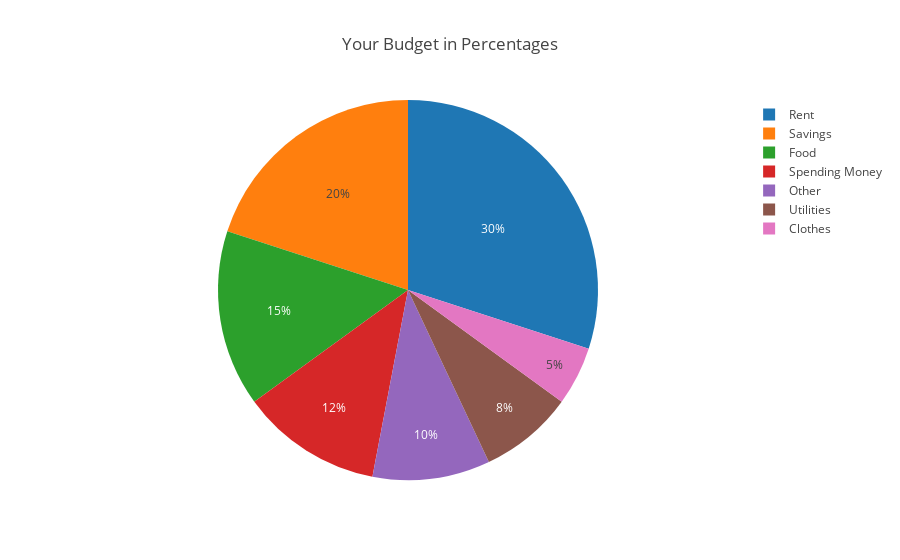
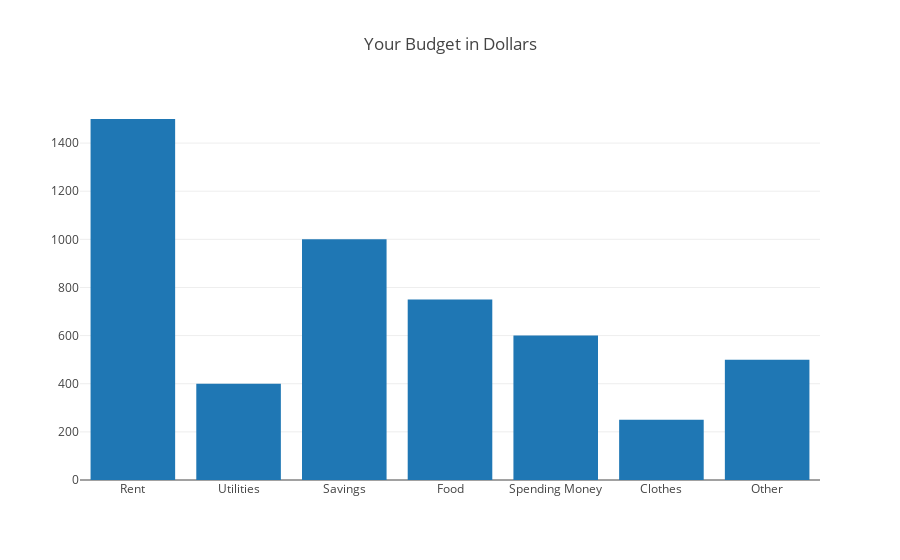

Notebook source saved alongside these figures, in order:
### Markdown cell above
<h1><a name="graph" style="text-decoration: none; color: black;">Graphing Your Budget</a></h1>

Once you have gone through the budgeting process, it may be useful to see how your expenses are distributed, similar to the graphs above. Below you can enter your own data once you've built your budget! Look to see how it is distributed. Please note that any additional categories you have can just be combined into "Other", and make sure the percentages total to 1.

### Code cell
# Enter your expenses below as percentages (Decimal form) and your total income to see how they compare to each other.
# Run this code block once you change your values to display the graphs.

# Total income per month.
total_income = 5000

# Rent or mortgage.
rent = 0.30

# Utilities such as internet, water, electricity, etc.
utilities = 0.08

# Savings.
savings = 0.20

# Monthly food costs.
food = 0.15

# Spending money for going out with friends, buying things you want, etc.
spending_money = 0.12

# Cost for new clothes.
clothes = 0.05

# Other expenses such as gym memberships, etc.
other = 0.10

# If you are interested in seeing how the code works, open chart.py in the src folder.
# Be careful of making changes! Any changes may break the code. Of course, you can always undo changes.
import src.chart as sc
sc.graphing(total_income, rent, utilities, savings, food, spending_money, clothes, other)

### Figure 1 — Plotly figure (JSON) as saved in the notebook; plotly's stock layout.template omitted (floating-point values rounded to 4 significant figures)
{"data": [{"labels": ["Rent", "Utilities", "Savings", "Food", "Spending Money", "Clothes", "Other"], "type": "pie", "uid": "13d6a37c-9a71-11e8-8616-28cfe9142f7f", "values": [0.3, 0.08, 0.2, 0.15, 0.12, 0.05, 0.1]}], "layout": {"title": "Your Budget in Percentages"}}

### Figure 2 — Plotly figure (JSON) as saved in the notebook; plotly's stock layout.template omitted (floating-point values rounded to 4 significant figures)
{"data": [{"type": "bar", "uid": "13f36c32-9a71-11e8-8616-28cfe9142f7f", "x": ["Rent", "Utilities", "Savings", "Food", "Spending Money", "Clothes", "Other"], "y": [1500, 400, 1000, 750, 600, 250, 500]}], "layout": {"title": "Your Budget in Dollars"}}
